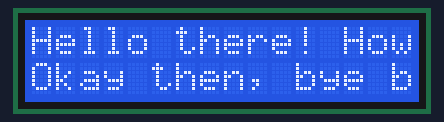
The program below on a simulated Arduino Mega 2560, built with avr-gcc and run on an emulated ATmega2560. Shown: 16×2 character LCD.

Above: at 0.8 s.
At 5.0 s:
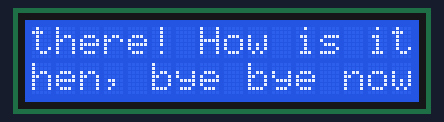
At 10.0 s:
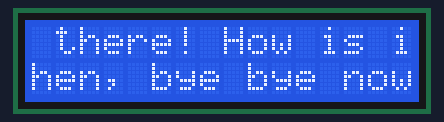
At 19.9 s:
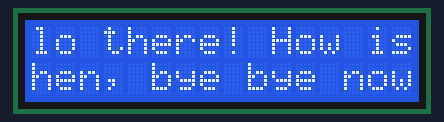
At 29.1 s:
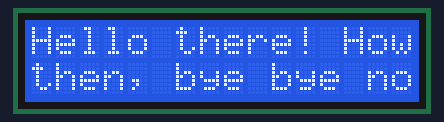
At 39.1 s:
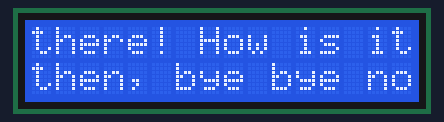

Measured:
- what the display in image 0 shows lasts 0.7 s, from 0.7 s to 1.4 s

The program:

main.cpp
```cpp
#include <Arduino.h>
#include <LiquidCrystal.h>

#define LCD_WIDTH 16
// #define LCD_HEIGHT 2
#define SCROLL_DELAY 700

LiquidCrystal lcd(7, 8, 9, 10, 11, 12);

String str[2] = {"", ""};
int diff[2];
int offset[2];
unsigned long t = 0;

void setup() {
    lcd.begin(LCD_WIDTH, 2);
    str[0] = "Hello there! How is it?";
    str[1] = "Okay then, bye bye now";
    diff[0] = str[0].length() - LCD_WIDTH;
    diff[1] = str[1].length() - LCD_WIDTH;

    Serial1.begin(9600);
    // Serial.begin(9600);
}

void clearLine(int line) {
    lcd.setCursor(0, line);
    for(int i = 0; i < LCD_WIDTH; i++) {
        lcd.write(" ");
    }
    lcd.setCursor(0, line);
}

void renderLine(int line) {
    clearLine(line);
    if(diff[line] <= 0) {
        // clearLine(line);
        for(int i = 0; i < str[line].length(); i++) {
            lcd.write(str[line].charAt(i));
        }
        return;
    }
    for(int i = 0; i < 16; i++) {
        lcd.write(str[line].charAt(i + offset[line]));
    }
    offset[line] = (offset[line] + 1) % (diff[line]+1);
}

String buffer[2] = {"", ""};
int pos = 0;
void loop() {
    if((millis() - t) > SCROLL_DELAY) {
        renderLine(0);
        renderLine(1);
        t = millis();
    }

    if(Serial1.available()) {
        int n = Serial1.read();
        if(n == '\0') {
            if(pos < 1) {
                pos = 1;
            }
            else {
                pos = 0;
                // Serial.println("Title: "+buffer[0]);
                // Serial.println("Msg: "+buffer[1]);
                str[0] = buffer[0];
                str[1] = buffer[1];
                diff[0] = str[0].length() - LCD_WIDTH;
                diff[1] = str[1].length() - LCD_WIDTH;
                buffer[0] = "";
                buffer[1] = "";
            }
        }
        else {
            buffer[pos] = buffer[pos] + (char) n;
        }
    }
}
```
